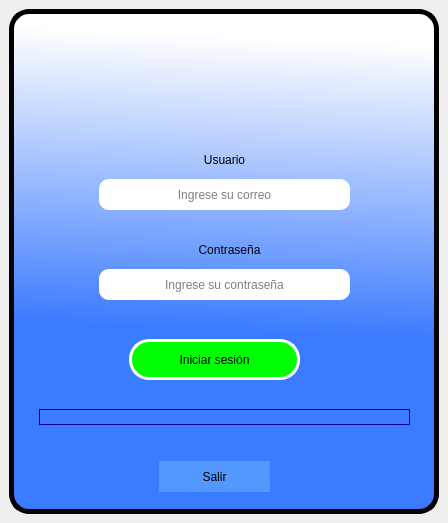
<?xml version="1.0" encoding="UTF-8"?>
<ui version="4.0">
 <class>login</class>
 <widget class="QMainWindow" name="login">
  <property name="geometry">
   <rect>
    <x>0</x>
    <y>0</y>
    <width>448</width>
    <height>523</height>
   </rect>
  </property>
  <property name="windowTitle">
   <string>MainWindow</string>
  </property>
  <widget class="QWidget" name="centralwidget">
   <layout class="QVBoxLayout" name="verticalLayout">
    <item>
     <widget class="QFrame" name="frame">
      <property name="styleSheet">
       <string notr="true">border: 5px solid rgb(0, 0, 0) ;
border-radius:20px;
background-color: qlineargradient(spread:pad, x1:0.409318, y1:0.636, x2:0.432, y2:0.0454545, stop:0 rgba(59, 123, 255, 255), stop:1 rgba(255, 255, 255, 255));</string>
      </property>
      <property name="frameShape">
       <enum>QFrame::StyledPanel</enum>
      </property>
      <property name="frameShadow">
       <enum>QFrame::Raised</enum>
      </property>
      <widget class="QLabel" name="label_4">
       <property name="geometry">
        <rect>
         <x>170</x>
         <y>20</y>
         <width>101</width>
         <height>91</height>
        </rect>
       </property>
       <property name="styleSheet">
        <string notr="true">background-color:rgba(0,0,0,0%);
border:0px;</string>
       </property>
       <property name="text">
        <string/>
       </property>
       <property name="pixmap">
        <pixmap>../assets/icono.png</pixmap>
       </property>
       <property name="scaledContents">
        <bool>true</bool>
       </property>
      </widget>
      <widget class="QLabel" name="label_2">
       <property name="geometry">
        <rect>
         <x>0</x>
         <y>130</y>
         <width>431</width>
         <height>41</height>
        </rect>
       </property>
       <property name="styleSheet">
        <string notr="true">font: 75 16pt &quot;Arial&quot;;
background-color:rgba(0,0,0,0%);
border:none;</string>
       </property>
       <property name="text">
        <string>Usuario</string>
       </property>
       <property name="alignment">
        <set>Qt::AlignCenter</set>
       </property>
      </widget>
      <widget class="QLineEdit" name="users">
       <property name="geometry">
        <rect>
         <x>90</x>
         <y>170</y>
         <width>251</width>
         <height>31</height>
        </rect>
       </property>
       <property name="styleSheet">
        <string notr="true">border-radius:10px;
font: 75 12pt &quot;Arial&quot;;
background-color: rgb(255, 255, 255);
border:0px;</string>
       </property>
       <property name="alignment">
        <set>Qt::AlignCenter</set>
       </property>
       <property name="placeholderText">
        <string>Ingrese su correo</string>
       </property>
      </widget>
      <widget class="QLineEdit" name="password">
       <property name="geometry">
        <rect>
         <x>90</x>
         <y>260</y>
         <width>251</width>
         <height>31</height>
        </rect>
       </property>
       <property name="styleSheet">
        <string notr="true">border-radius:10px;
font: 75 12pt &quot;Arial&quot;;
background-color: rgb(255, 255, 255);
border:0px;</string>
       </property>
       <property name="echoMode">
        <enum>QLineEdit::Password</enum>
       </property>
       <property name="alignment">
        <set>Qt::AlignCenter</set>
       </property>
       <property name="placeholderText">
        <string>Ingrese su contraseña</string>
       </property>
      </widget>
      <widget class="QPushButton" name="bt_ingresar">
       <property name="geometry">
        <rect>
         <x>120</x>
         <y>330</y>
         <width>171</width>
         <height>41</height>
        </rect>
       </property>
       <property name="styleSheet">
        <string notr="true">QPushButton{
border:3px solid #ffffff;
border-radius:20px;
background-color: rgb(0, 255, 0);
font: 87 12pt &quot;Segoe UI Black&quot;}
QPushButton:hover{
border:4px solid #000000;
border-radius:20px;
background-color: rgb(255, 255, 0);
font: 87 12pt &quot;Segoe UI Black&quot;}</string>
       </property>
       <property name="text">
        <string>Iniciar sesión</string>
       </property>
      </widget>
      <widget class="QPushButton" name="btn_close">
       <property name="geometry">
        <rect>
         <x>150</x>
         <y>452</y>
         <width>111</width>
         <height>31</height>
        </rect>
       </property>
       <property name="styleSheet">
        <string notr="true">QPushButton{
background-color: rgb(83, 152, 255);
border:1px solid  rgb(83, 152, 255);
font: 87 10pt &quot;Segoe UI Black&quot;}
QPushButton:hover{
border:1px solid  rgb(83, 152, 255);
background-color:white;
font: 87 10pt &quot;Segoe UI Black&quot;}</string>
       </property>
       <property name="text">
        <string>Salir</string>
       </property>
       <property name="checkable">
        <bool>true</bool>
       </property>
       <property name="checked">
        <bool>false</bool>
       </property>
      </widget>
      <widget class="QProgressBar" name="progressBar">
       <property name="geometry">
        <rect>
         <x>30</x>
         <y>400</y>
         <width>371</width>
         <height>16</height>
        </rect>
       </property>
       <property name="styleSheet">
        <string notr="true">QProgressBar{
background-color: rgba(0,0,0,0%);
border-radius:25px;
border: 1px solid #00007f;}
QProgressBar::chunk {
background-color: qlineargradient(spread:pad, x1:0.443545, y1:0.517, x2:0.989, y2:0.5, stop:0 rgba(255, 59, 250, 255), stop:1 rgba(255, 255, 255, 255));
border-radius:25px;}</string>
       </property>
       <property name="value">
        <number>0</number>
       </property>
       <property name="textVisible">
        <bool>false</bool>
       </property>
      </widget>
      <widget class="QLabel" name="label">
       <property name="geometry">
        <rect>
         <x>150</x>
         <y>220</y>
         <width>141</width>
         <height>41</height>
        </rect>
       </property>
       <property name="styleSheet">
        <string notr="true">font: 75 16pt &quot;Arial&quot;;
background-color:rgba(0,0,0,0%);
border:none;</string>
       </property>
       <property name="text">
        <string>Contraseña</string>
       </property>
       <property name="alignment">
        <set>Qt::AlignCenter</set>
       </property>
      </widget>
      <widget class="QLabel" name="usuario_incorrecto">
       <property name="geometry">
        <rect>
         <x>150</x>
         <y>210</y>
         <width>131</width>
         <height>17</height>
        </rect>
       </property>
       <property name="styleSheet">
        <string notr="true">background-color: rgba(0,0,0,0%);
color: rgb(255, 0, 0);
border:0px;</string>
       </property>
       <property name="text">
        <string/>
       </property>
       <property name="alignment">
        <set>Qt::AlignCenter</set>
       </property>
      </widget>
      <widget class="QLabel" name="contrasena_incorrecta">
       <property name="geometry">
        <rect>
         <x>150</x>
         <y>300</y>
         <width>131</width>
         <height>17</height>
        </rect>
       </property>
       <property name="styleSheet">
        <string notr="true">background-color: rgba(0,0,0,0%);
color: rgb(255, 0, 0);
border:0px;</string>
       </property>
       <property name="text">
        <string/>
       </property>
       <property name="alignment">
        <set>Qt::AlignCenter</set>
       </property>
      </widget>
      <widget class="QLabel" name="cargando">
       <property name="geometry">
        <rect>
         <x>150</x>
         <y>410</y>
         <width>151</width>
         <height>31</height>
        </rect>
       </property>
       <property name="styleSheet">
        <string notr="true">QLabel{
background-color: rgba(0,0,0,0%);
font: 12pt &quot;Segoe Print&quot;;
border:0px;
}</string>
       </property>
       <property name="text">
        <string/>
       </property>
       <property name="alignment">
        <set>Qt::AlignCenter</set>
       </property>
      </widget>
     </widget>
    </item>
   </layout>
  </widget>
 </widget>
 <resources/>
 <connections/>
</ui>
